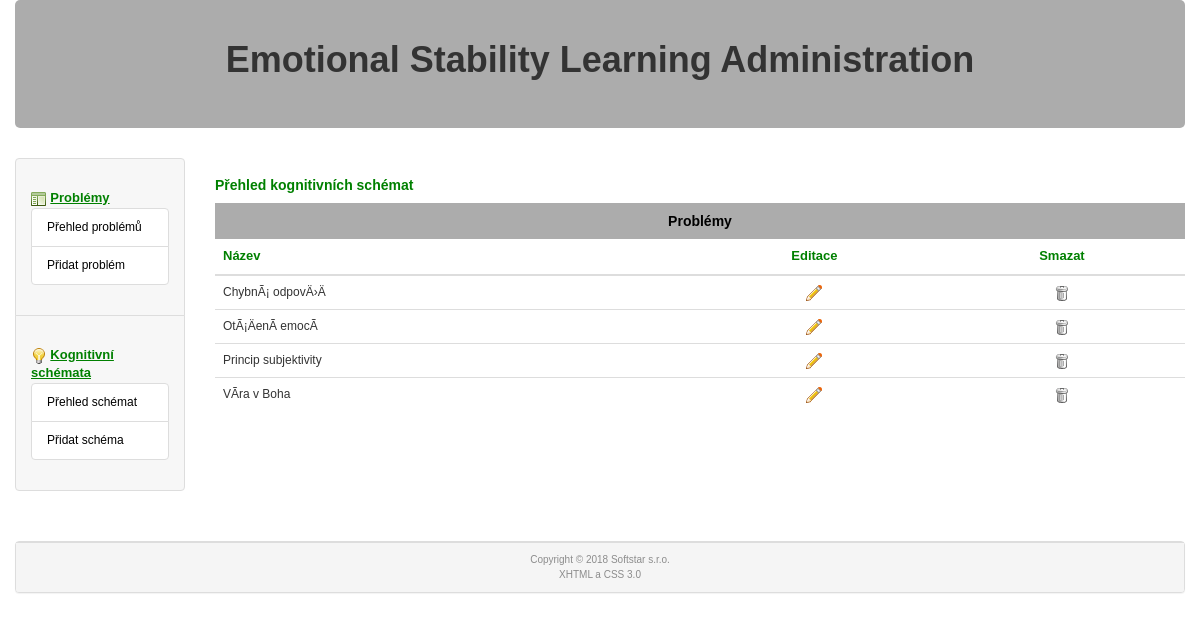
/administrace/?kschema=1, run on an earlier commit of the app's database.
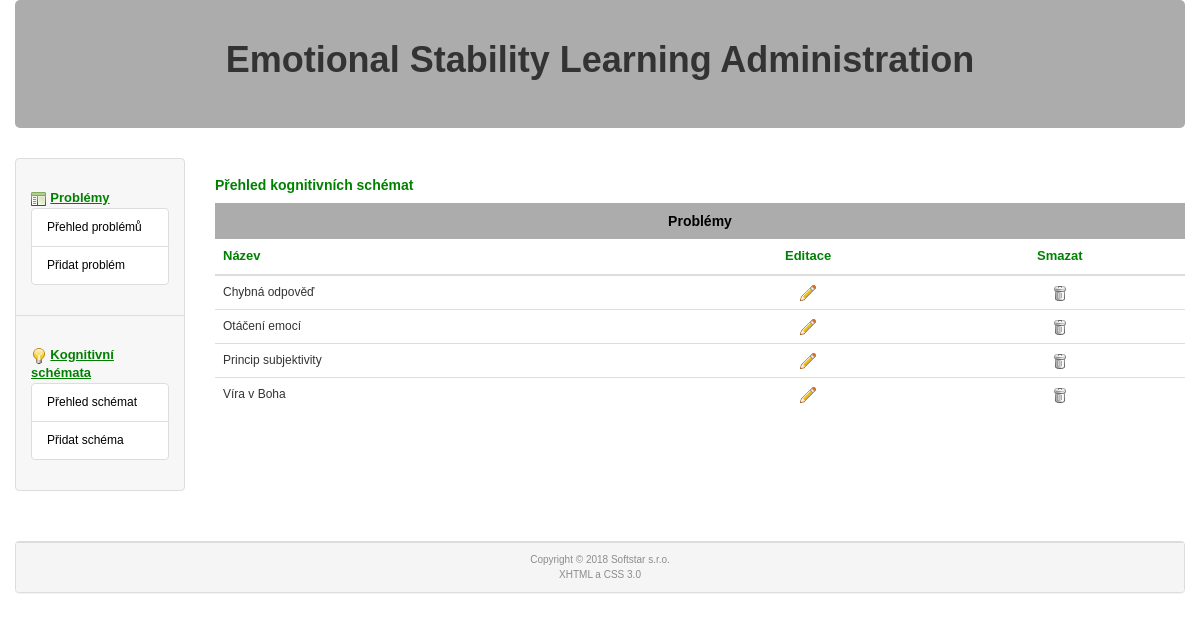
And on a later commit of the database.
### tables this page shows
CREATE TABLE `kognitivni_schema` (
  `id` int(11) NOT NULL,
  `nazev` varchar(40) NOT NULL,
  `smazano` int(1) NOT NULL DEFAULT '0'
);

### www/administrace/index.php (called while the page is built, shortened)
<?php
  $router = new RouterController();
  $router->setView();
  $router->showView();
?>

### www/administrace/models/model.php (called while the page is built, shortened)
<?php
  class model
  {
    private $db, $sever_name;
    function __construct()
    {
      $this->db = new cdb();
    }
    function __destruct()
    {
      $this->db->closedb();
    }
    function selectAll($table)
    {
      $query = "select * from $table where smazano='0';";
      $this->db->query($query);
      $i = 0;
      while ($item=$this->db->get_array())
      {
       if (!empty($item))
        {
          $arr[$i] = $item;
          $i++;
        }
      }
      return $arr;
    }
  }
?>

### www/administrace/cfg/sql.php (called while the page is built)
<?php
  $this->server='localhost';
  $this->user='emotions';
  $this->password='emotions';
  $this->db_name='emotions';
?>

### www/administrace/models/cdb.php (called while the page is built, shortened)
<?php
class cdb {
  private $data, $querystring, $error, $conn;
  public $server, $user, $password, $db_name;
  function __construct()
  {
    require("./cfg/sql.php");
    $this->conn = null;
  }
  function connect() {
    $options=array(
      PDO::ATTR_ERRMODE => PDO::ERRMODE_EXCEPTION,
      PDO::MYSQL_ATTR_INIT_COMMAND => "SET NAMES utf8"
      );
    try {
            $this->conn = @new PDO("mysql:host=".$this->server.";dbname=".$this->db_name, $this->user, $this->password, $options);
    } catch (PDOException $e) {
        echo 'Connection failed: ' . $e->getMessage();
    }
    return(1);
  }
  function query($dotaz) {
    $this->data=$this->conn->prepare($dotaz);
    $parameters = array();
    try {
            $this->data->execute($parameters);
    } catch (PDOException $e) {
        echo 'Execution of query failed: ' . $e->getMessage();
        $this->data=null;
    }
    if ($this->data) { return 1; }
    else  {return 0;}
  }
  function get_array() {
    $arr = $this->data->fetch(PDO::FETCH_ASSOC);
    if ($this->data) {return ($arr); }
    else { return 0; }
  }
  function closedb() {
    $this->conn = null;
  }
};
?>

### www/administrace/controllers/KSchemaOverviewController.php (called while the page is built, shortened)
<?php
class KSchemaOverviewController extends Controller
{
  public function setView()
  {
    $model = new model();
    if ($model->ifconnected())
    {
      $kschemas = $model->selectAll("kognitivni_schema");
    }
    else
    {
      $this->view = 'error';
    }
  }
}

### www/administrace/controllers/RouterController.php (called while the page is built, shortened)
<?php
class RouterController extends Controller
{
  protected $controller;
  public function setView()
  {
    $this->controller->setView();
  }
    private function setViewKSchema()
    {
      if ($this->post_get('kschema')==1)
      {
        $this->controller = new KSchemaOverviewController();
      }
      elseif ($this->post_get('kschema')==3)
      {
        $model = new model();
        $model->update('kognitivni_schema', array('id' => htmlspecialchars($this->post_get('id'), ENT_QUOTES)), array('smazano' => 1));
        $this->redirect('?kschema=1');
      }
    }
  }
?>

### www/administrace/views/kschemaOverview.phtml (the view)
  <div class="col-sm-10">
    <h4>Přehled kognitivních schémat</h4>
    <?php
       $pocet = count($kschemas);
       if (!$pocet) {
    ?>
    <div class="hlaska">Nejsou uloženy žádné problémy</div>
    <?php
      } else {
    ?>
    <div class="table-responsive">
      <table class="table table-hover">
        <caption class="text-center">Problémy</caption>
        <thead><tr><th>Název</th><th class="text-center">Editace</th><th class="text-center">Smazat</th></tr></thead>
        <tbody>
      <?php
        foreach ($kschemas as $kschema) {
      ?>
          <tr>
            <td><?php echo($kschema['nazev']); ?></td>
            <td class="text-center"><?php echo("<a href=\"./?kschema=2&id=".$kschema['id']."\">"); ?><img src="icons/pencil.png" width="16" height="16" /></a></td>
            <td class="text-center"><?php echo("<a href=\"./?kschema=3&id=".$kschema['id']."\">"); ?><img src="icons/bin_closed.png" width="16" height="16" /></a></td>
          </tr>
  <?php } ?>
        </tbody>
      </table>
    </div>
<?php } ?>
  </div>

What changed in the data, as far as the page shows it:
changed kognitivni_schema: nazev "ChybnÃ¡ odpovÄ›Ä" → "Chybná odpověď"
changed kognitivni_schema: nazev "OtÃ¡ÄenÃ­ emocÃ­" → "Otáčení emocí"
changed kognitivni_schema: nazev "VÃ­ra v Boha" → "Ví­ra v Boha"
